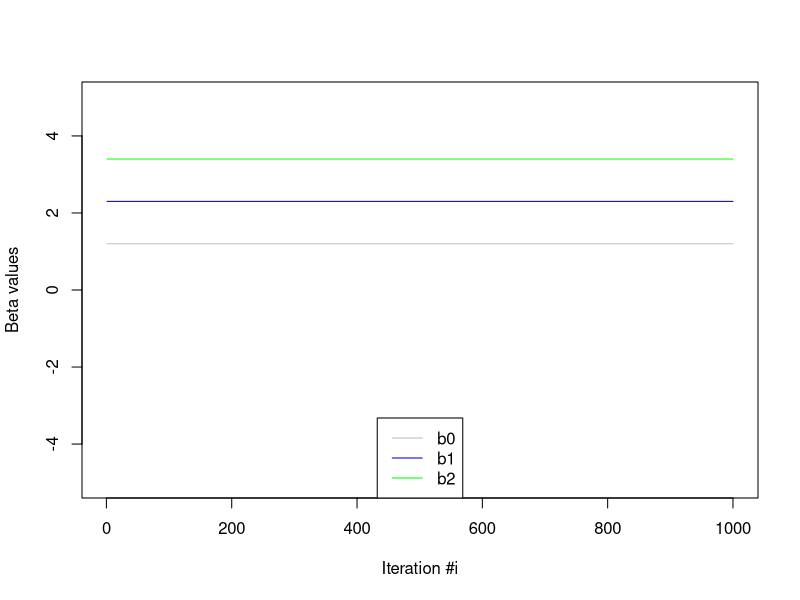
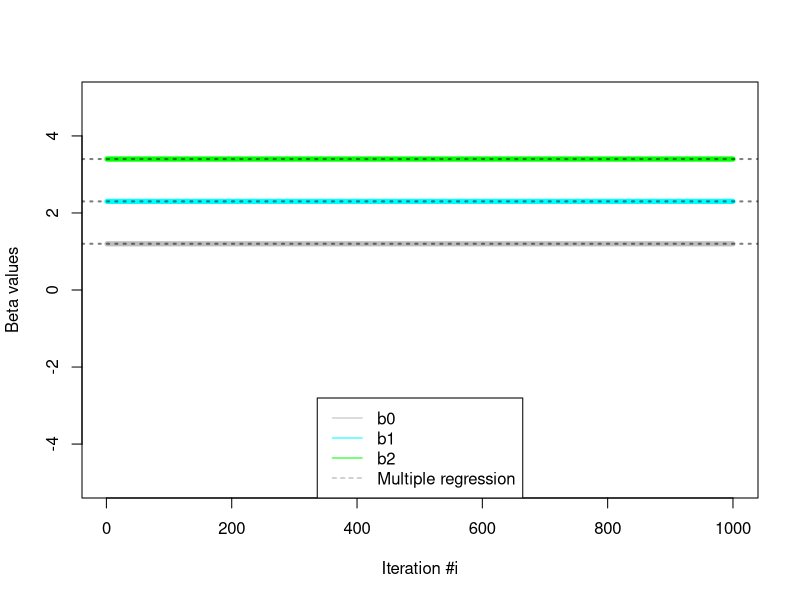

These figures' R source, in order:
## ---- chunk 1
set.seed(51)  # Because 51 is edgy.

N  = 100
x1 = rnorm(N)
x2 = rnorm(N)
e  = rnorm(100, sd = 1)

y  = 1.2 + 2.3*x1 + 3.4*x2
## ---- chunk 2
b1 = 5
a  = y - b1*x1
b2 = lm(a ~ x2)$coef[2]
## ---- chunk 3
a  = y - b2*x2
b1 = lm(a ~ x1)$coef[2]
## ---- chunk 4
NUM_ITERATIONS = 1000
b0 = rep(NA, NUM_ITERATIONS)

for (i in 1:NUM_ITERATIONS) {
    a     = y - b1[i] * x1
    b2[i] = lm(a ~ x2)$coef[2]
    a     = y - b2[i] * x2
    fit   = lm(a ~ x1)
    if (i < NUM_ITERATIONS) {
        b1[i + 1] = fit$coef[2]
    }
    b0[i] = fit$coef[1]
}
plot (1:NUM_ITERATIONS, b0, type = 'l', xlab = 'Iteration #i', ylab = 'Beta values', ylim = c(-5, 5), col = 'grey')
lines(1:NUM_ITERATIONS, b1, col = 'blue')
lines(1:NUM_ITERATIONS, b2, col = 'green')
legend('bottom', c('b0', 'b1', 'b2'), lty = 1, col = c('grey', 'blue', 'green'))
## ---- chunk 5
NUM_ITERATIONS = 1000

lm.fit = lm(y ~ x1 + x2)
plot (1:NUM_ITERATIONS, b0, lwd = 5, type = 'l', xlab = 'Iteration #i', ylab = 'Beta values', ylim = c(-5, 5), col = 'grey')
lines(1:NUM_ITERATIONS, b1, lwd = 5, col = 'cyan')
lines(1:NUM_ITERATIONS, b2, lwd = 5, col = 'green')
abline(h = lm.fit$coef[1], lty = 'dotted', lwd = 2, col = rgb(0, 0, 0, alpha = 0.5))
abline(h = lm.fit$coef[2], lty = 'dotted', lwd = 2, col = rgb(0, 0, 0, alpha = 0.5))
abline(h = lm.fit$coef[3], lty = 'dotted', lwd = 2, col = rgb(0, 0, 0, alpha = 0.5))
legend('bottom', c('b0', 'b1', 'b2', 'Multiple regression'), lty = c(1, 1, 1, 2), col = c('grey', 'cyan', 'green', 'dark grey'))
